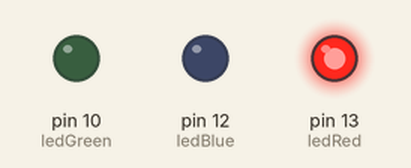
Recording of a sketch running on a simulated Arduino Uno, built with avr-gcc and run on an emulated ATmega328P. Shown: output pins drawn as LEDs (lit = HIGH).

Above: at 0.05 s.
At 1.45 s:
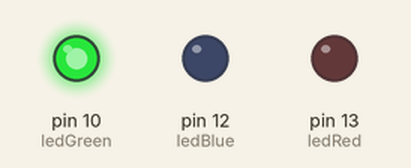
At 2.85 s:
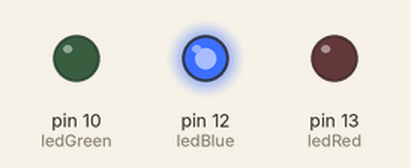
Timing chart, 0 to 3.1 s (numbered marks = the images above):
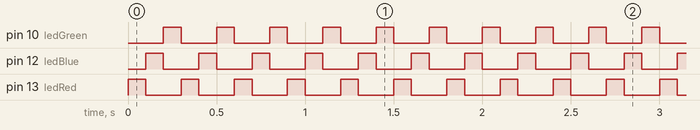

Measured:
- by itself, pin 10 (ledGreen), pin 12 (ledBlue), pin 13 (ledRed): alternates HIGH for 0.10 s and LOW for 0.20 s

The sketch:

disco_lights.ino
```cpp
int ledRed = 13;
int ledBlue = 12;
int ledGreen = 10;
void setup() {
  pinMode(ledRed, OUTPUT);
  pinMode(ledBlue, OUTPUT);
  pinMode(ledGreen, OUTPUT);
  // put your setup code here, to run once:

}

void loop() {
  digitalWrite(ledRed, HIGH);
  digitalWrite(ledBlue, LOW);
  digitalWrite(ledGreen, LOW);
  delay(100);
  digitalWrite(ledRed, LOW);
  digitalWrite(ledBlue, HIGH);
  digitalWrite(ledGreen, LOW);
  delay(100);
  digitalWrite(ledRed, LOW);
  digitalWrite(ledBlue, LOW);
  digitalWrite(ledGreen, HIGH);
  delay(100);
  // put your main code here, to run repeatedly:

}
```
